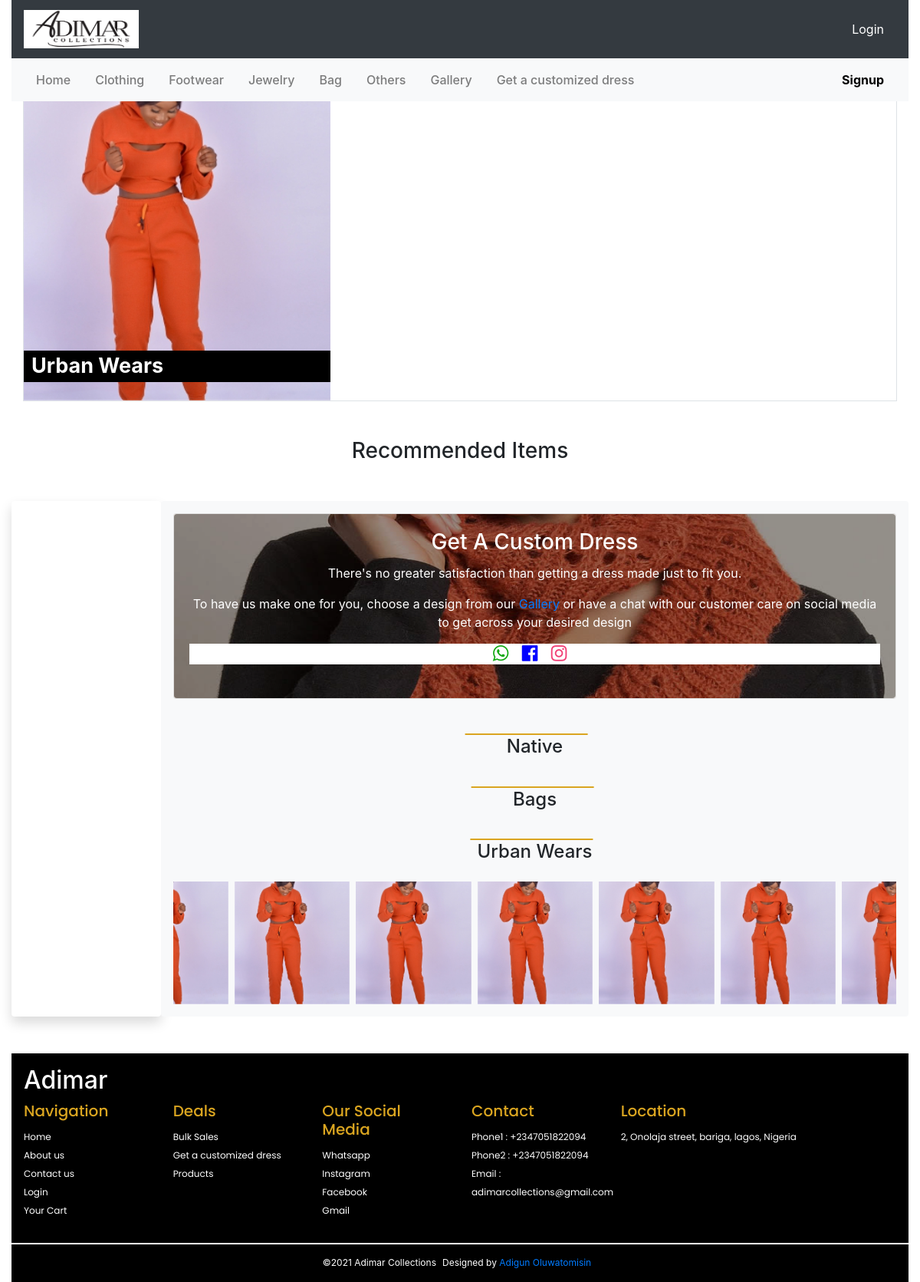
The page / on the database its author committed.
### home/models.py (models this page shows, shortened)
class Setting(models.Model):
    title = models.CharField(max_length=20)
    logo = models.ImageField(upload_to='images/')
    phone_one = models.CharField(max_length=14)
    phone_two = models.CharField(max_length=14)
    location = models.CharField(max_length=200)
    insta = models.CharField(max_length=50)
    facebook = models.CharField(max_length=50)
    email = models.CharField(max_length=50)
    bannerimg = models.ImageField(upload_to='images/', blank=True, null=True)
    updated = models.DateTimeField(auto_now_add=True)
    class Meta:
        verbose_name_plural = 'setting'

### products/models.py (models this page shows, shortened)
class Mcategory(models.Model):
    name = models.CharField(max_length=30)
    slug = models.SlugField(unique=True, null=True)

class Product(models.Model):
    AVAILABILITY = (
        ("In stock", "In stock"),
        ("Out of stock", "Out of stock"),
    )
    TYPE = (
        ("main", "main"),
        ("custom", "custom"),
    )
    category = models.ForeignKey(Category, on_delete=models.DO_NOTHING, default=1)
    brand = models.ForeignKey(Brand, on_delete=models.DO_NOTHING, default=3)
    prange = models.ForeignKey(PriceRange, on_delete=models.DO_NOTHING, default=2)
    mcat = models.ForeignKey(Mcategory, on_delete=models.CASCADE, null=True, blank=True)
    name = models.CharField(max_length=225)
    price = models.PositiveIntegerField()
    bulk_price = models.PositiveIntegerField(default=0)
    dis_price = models.PositiveIntegerField()
    amount = models.IntegerField(blank=True, null=True)
    colors = models.CharField(max_length=1000)
    color_one = models.CharField(max_length=30, null=True, blank=True)
    color_two = models.CharField(max_length=30, null=True, blank=True)
    color_three = models.CharField(max_length=30, null=True, blank=True)
    color_four = models.CharField(max_length=30, null=True, blank=True)
    color_five = models.CharField(max_length=30, null=True, blank=True)
    color_six = models.CharField(max_length=30, null=True, blank=True)
    color_seven = models.CharField(max_length=30, null=True, blank=True)
    color_eight = models.CharField(max_length=30, null=True, blank=True)
    color_nine = models.CharField(max_length=30, null=True, blank=True)
    color_ten = models.CharField(max_length=30, null=True, blank=True)
    sizes = models.CharField(max_length=1000)
    availability = models.CharField(max_length=20, choices=AVAILABILITY)
    product_code = models.CharField(max_length=10000, default='none')
    image = models.ImageField(upload_to='images/')
    image_one = models.ImageField(upload_to='images/', blank=True, null=True)
    image_two = models.ImageField(upload_to='images/', blank=True, null=True)
    image_three = models.ImageField(upload_to='images/', blank=True, null=True)
    image_four = models.ImageField(upload_to='images/', blank=True, null=True)
    image_five = models.ImageField(upload_to='images/', blank=True, null=True)
    image_six = models.ImageField(upload_to='images/', blank=True, null=True)
    image_seven = models.ImageField(upload_to='images/', blank=True, null=True)
    image_eight = models.ImageField(upload_to='images/', blank=True, null=True)
    image_nine = models.ImageField(upload_to='images/', blank=True, null=True)
    image_ten = models.ImageField(upload_to='images/', blank=True, null=True)
    created_at = models.DateTimeField(auto_now=True)
    updated_at = models.DateTimeField(auto_now_add=True)
    banner = models.BooleanField(default=False)
    adire = models.BooleanField(default=False)
    urban_wear = models.BooleanField(default=False)
    bags = models.BooleanField(default=False)
    gallery = models.BooleanField(default=False)
    order = models.CharField(max_length=6, default='main', choices=TYPE)
    class Meta:
        db_table = 'product'
        managed = True
        verbose_name = 'product'
        verbose_name_plural = 'product'

class Category(models.Model):
    cat_name = models.CharField(max_length=100)
    clist = models.BooleanField(default=False)
    updated_at = models.DateTimeField(auto_now_add=True)
    class Meta:
        db_table = 'category'
        managed = True
        verbose_name = 'category'
        verbose_name_plural = 'categories'

### home/views.py (the view)
# urls.py: path('', views.index, name='home-index'),
def index(request):
    setting = Setting.objects.get(pk=1)
    product = Product.objects.filter(banner=True)
    adire = Product.objects.filter(adire=True).order_by('?')[:15]
    bag = Product.objects.filter(bags=True).order_by('?')[:15]
    urban = Product.objects.filter(urban_wear=True).order_by('?')[:15]
    mcat = Mcategory.objects.all()
    shopcart = Cart.objects.filter(order_placed=False).filter(user__username=request.user.username)
    banner = Product.objects.filter(banner=True)
    context = {
        'setting': setting,
        'products': product,
        'adire': adire,
        'bags': bag,
        'urban': urban,
        'mcat': mcat,
        'cart':shopcart,
        'banner':banner,
    }
    return render(request, 'home/index.html', context)

### templates/home/index.html (shortened to what this page needs)
{% extends "partials/base.html" %}
{% load static %}
{% block nav %}
  {% include "partials/nav.html" %}
{% endblock nav %}
{% block spacing %}
    {% include "partials/hspacing.html" %}
{% endblock spacing %}
{% block banner %}
    {% include "partials/banner.html" %}
{% endblock banner %}
{% block content %}
    <h3 class="text-center h3 my-5">Recommended Items</h3>
    <div class="home-content container-fluid">
        <div class="row">
            <div class="left-bar shadow p-3 mb-5 bg-white rounded d-sm-none d-md-block col-lg-2 col-md-2">
            </div>
            <div class="main-bar shadow-none p-3 mb-5 bg-light rounded col-lg-10 col-md-10">
                <div class="card text-white mainbar-first mb-5">
                    <a href=""><img src="{% static '' %}images/banner-2.jpg" class="card-img" alt="..."></a>
                    <div class="card-img-overlay text-center rounded bground-opac">
                        <h5 class="card-title h3 lh-1">Get A Custom Dress</h5>
                        <p class="card-text lh-1">There's no greater satisfaction than getting a dress made just to fit you.</p>
                        <p class="card-text">To have us make one for you, choose a design from our <a href="gallery.html">Gallery</a> or have a chat with our customer care on social media to get across your desired design</p>
                        <div class="share card-text bg-white ">
                            <a href="https://chatwith.io/s/adimar-collections"><i class="fa fa-whatsapp" aria-hidden="true"></i> </a>
                            <a href="https://m.facebook.com/adimarClothingline"><i class="fa fa-facebook-official" aria-hidden="true"></i></a>
                            <a href="https://instagram.com/adimar_collections"><i class="fa fa-instagram" aria-hidden="true"></i> </a>
                        </div>
                    </div>
                </div>
                <div class="recommended mt-5">
                    <div class="adire-show">
                        <p class="h4 text-center my-3 mb-4 show-title">Native</p>
                    </div>
                    <div class="adire-show">
                        <p class="h4 text-center my-3 mb-4 show-title">Bags</p>
                    </div>
                    <div class="adire-show">
                        <p class="h4 text-center my-3 mb-4 show-titleu ">Urban Wears</p>
                        <div class="urban owl-carousel  owl-theme">
                            {% if urban %}
                                {% for item in urban %}
                                    <a href="{% url 'products:products-detail' item.id %}">
                                        <div class="item"><img src="{{item.image.url}}" alt=""></div>
                                    </a>
                                {% endfor %}
                            {% endif %}
                        </div>
                    </div>
                </div>
            </div>
        </div>
    </div>
{% endblock content %}
{% block footer %}
    {% include "partials/footer.html" %}
{% endblock footer %}

### templates/partials/base.html (shortened to what this page needs)
{% load static %}
<!doctype html>
<html lang="en">
<head>
    <link rel="stylesheet" href="{% static '' %}css/style.css">
    <link rel="stylesheet" href="https://stackpath.bootstrapcdn.com/font-awesome/4.7.0/css/font-awesome.min.css">
    <link rel="stylesheet" href="https://cdn.jsdelivr.net/npm/bootstrap@4.6.0/dist/css/bootstrap.min.css"
>
    <link rel="stylesheet" href="https://cdnjs.cloudflare.com/ajax/libs/OwlCarousel2/2.3.4/assets/owl.carousel.min.css"
 />
    <link rel="stylesheet"
        href="https://cdnjs.cloudflare.com/ajax/libs/OwlCarousel2/2.3.4/assets/owl.theme.default.min.css"
 />
</head>
<body>
    <div class="container-fluid body">
        <header class="fixed-top container-fluid">
            {% block nav %}
            {% endblock nav %}
        </header>
        {% block spacing %}
        {% endblock spacing %}
        {% block banner %} {% endblock banner %}
        {% block content %} {% endblock content %}
        {% block footer %} {% endblock footer %}
    </div>
</body>
</html>

### templates/partials/nav.html (shortened to what this page needs)
<nav class="navbar navbar-dark bg-dark">
    <a class="navbar-brand logo" href="{% url 'home:home-index' %}">
    <img src="{{setting.logo.url}}" style="width: 150px; height: 50px;" class="d-inline-block align-top" alt="">
    </a>
    {% if user.is_authenticated %}
        <div class="row">
            <a class="nav-link text-white" href="{% url 'user-logout' %}">Logout</a>
            <a class="nav-link text-white" href="{% url 'order:order-cart' %}"><i class="fa fa-shopping-cart fa-2x" aria-hidden="true"></i></a>
            <p class=" counter text-danger" style="position: absolute; transform:translateX(7rem) translateY(0.7rem);font-size:14px;">{{cart.count}}</p>
        </div>
    {% else %}
        <a class="nav-link text-white" href="{% url 'user:user-login' %}">Login</a>
    {% endif %}
</nav>
<nav class="navbar navbar-expand-lg navbar-light bg-light ">
    <div class="collapse navbar-collapse navcontent" id="navbarSupportedContent">
        <ul class="navbar-nav mr-auto">
            <li class="nav-item" >
                <a class="nav-link px-3" href="{% url 'home:home-index' %}">Home </a>
            </li>
            {% for item in mcat %}
                <li class="nav-item">
                    <a class="nav-link px-3 " href="{% url 'products:products-mcat' item.id item.slug %}">{{item.name}}</a>
                </li>
            {% endfor %}
            <li class="nav-item">
                <a class="nav-link px-3" href="{% url 'products:product-products' %}">Others</a>
            </li>
            <li class="nav-item">
                <a class="nav-link px-3" href="{% url 'products:products-gallery' %}">Gallery</a>
            </li>
            <li class="nav-item">
                <a class="nav-link px-3" href="{% url 'products:products-custom' %}">Get a customized dress</a>
            </li>
        </ul>
        <ul class="navbar-nav lg-screen">
            {% if user.is_authenticated %}
                <li class="nav-item">
                    <a class="nav-link px-3 husername" style="font-weight: bold; color:black" href="#"> <span id="hi" class="mr-2">Hi</span> {{request.user.first_name}}</a>
                </li>
            {% else %}
                <li class="nav-item">
                    <a class="nav-link px-3 husername" style="font-weight: bold; color:black" href="{% url 'user-signup' %}">Signup</a>
                </li>
            {% endif %}
        </ul>
    </div>
</nav>

### templates/partials/hspacing.html
<div class="measure"></div>

### templates/partials/banner.html (shortened to what this page needs)
{% load static %}
<div class=" container border banner">
    <div class="row">
        <div class="topbanner owl-carousel  owl-theme">
            {% if banner %}
                {% for item in banner %}
                    <a href="{% url 'products:products-detail' item.id %}">
                        <div class="item"><img src="{{item.image.url}}" alt=""></div>
                        <div class="banner-item-name">
                            {{item.category.cat_name}}
                        </div>
                    </a>
                {% endfor %}
            {% endif %}
        </div>
    </div>
</div>

### templates/partials/footer.html (shortened to what this page needs)
<div class="footer">
    <div class="footer-inner container-fluid px-3 py-3">
        <h2 id="title" >Adimar</h2>
        <div class="row ">
            <div class="col-lg-2 col-md-2 col-sm-6">
                <h3 id="foot-title" class="h5">Navigation</h3>
                <ul>
                    <li><a href="{% url 'home:home-index' %}">Home</a></li>
                    <li><a href="#">About us</a></li>
                    <li><a href="#">Contact us</a></li>
                    <li><a href="{% url 'user:user-login' %}">Login</a></li>
                    <li><a href="{% url 'order:order-cart' %}">Your Cart</a></li>
                </ul>
            </div>
            <div class="col-lg-2 col-md-2 col-sm-6">
                <h3 id="foot-title" class="h5">Deals</h3>
                <ul>
                    <li><a href="{% url 'products:products-custom' %}">Bulk Sales</a></li>
                    <li><a href="{% url 'products:products-custom' %}">Get a customized dress</a></li>
                    <li><a href="{% url 'products:product-products' %}">Products</a></li>
                </ul>
            </div>
            <div class="col-lg-2 col-md-2 col-sm-6">
                <h3 id="foot-title" class="h5">Our Social Media </h3>
                <ul>
                    <li><a href="https://chatwith.io/s/adimar-collections">Whatsapp</a></li>
                    <li><a href="https://instagram.com/adimar_clothingline">Instagram</a></li>
                    <li><a href="https://m.facebook.com/adimarClothingline">Facebook</a></li>
                    <li><a href=" https://mail.google.com/mail/u/">Gmail</a></li>
                </ul>
            </div>
            <div class="col-lg-2 col-md-2 col-sm-6">
                <h3 id="foot-title" class="h5">Contact</h3>
                <ul>
                    <li>
                        <a href=""><span>Phone1 :</span> {{setting.phone_one}}</a>
                    </li>
                    <li >
                        <a href=""><span>Phone2 :</span> {{setting.phone_one}}</a>
                    </li>
                    <li >
                        <a href="" ><span>Email :</span> {{setting.email}}</a>
                    </li>
                </ul>
            </div>
            <div class="col-lg-4 col-md-4 col-sm-6">
                <h3 id="foot-title" class="h5">Location</h3>
                <ul>
                    <li>
                        <a>{{setting.location}}</a>
                    </li>
                </ul>
            </div>
        </div>
    </div>
    <div class="copy text-dark text-center ">
        <p class="text-white">&copy;2021 Adimar Collections</p>
        <p class="mylink text-white">Designed by <a href="">Adigun Oluwatomisin</a></p>
    </div>
</div>

### rows shown on the page
Setting: logo (picture), phone_one "+2347051822094", email "adimarcollections@gmail.com", location "2, Onolaja street, bariga, lagos, Nigeria"
Mcategory: name "Clothing"
Mcategory: name "Footwear"
Mcategory: name "Jewelry"
Mcategory: name "Bag"
Product: image (picture), category.cat_name "Urban Wears"
